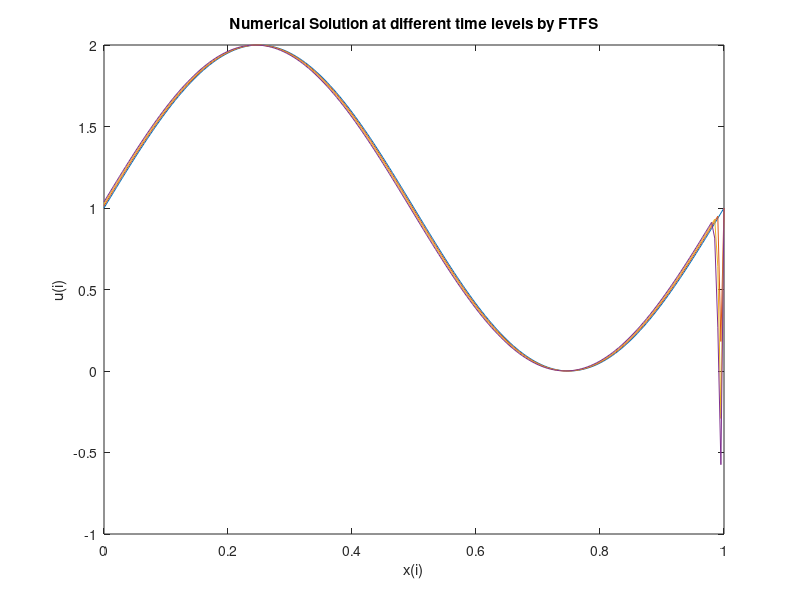
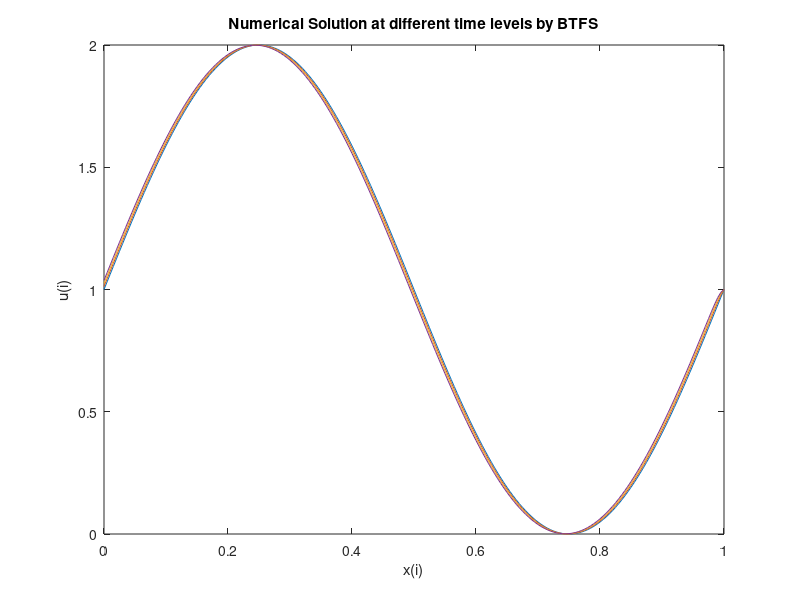

These charts were generated, in order, by the following MATLAB code:
clear all;
clc;
clf;

% Given PDE as ut + a*ux = 0 . We have to determine solution for three time
% levels

a = -2;
initial_cond = @(x) (1 + sin(2*pi*x));
xl = 0;
xr = 1;
h = 0.005;
k = 0.001;
Courant_no = (a*k)/h;
m = (xr - xl)/h;
u(1,:) = initial_cond(xl:h:xr);
u(1,m+1) = 1 ; %Right B.C.
for i = 1:m-1
    A(i,i) = 1 + Courant_no;
    A(i,i+1) = -Courant_no;
end
A(m,m) = 1 + Courant_no;

figure(1);
plot(xl:h:xr, u(1,:));
xlabel('x(i)');
ylabel('u(i)');
title('Numerical Solution at different time levels by FTFS');    
for i = 2:4
    u(i,(1:m)) = (A*(u(i-1,(1:m))'))';
    u(i,m) = u(i,m) + Courant_no*u(i-1,m+1);
    u(i,m+1) = 1;
    hold on;
    plot(xl:h:xr, u(i,:));
end

% By BTFS scheme
clear u A;
for i = 1:m
    A(i,i) = 1 - Courant_no;
    A(i,i+1) = Courant_no;
end
A(m+1,m+1) = 1;
u(1,:) = initial_cond(xl:h:xr);
figure(2);
plot(xl:h:xr, u(1,:));
xlabel('x(i)');
ylabel('u(i)');
title('Numerical Solution at different time levels by BTFS');
for i = 2:4
    u(i,:) = (A\(u(i-1,:)'))';
    hold on;
    plot(xl:h:xr, u(i,:));
end